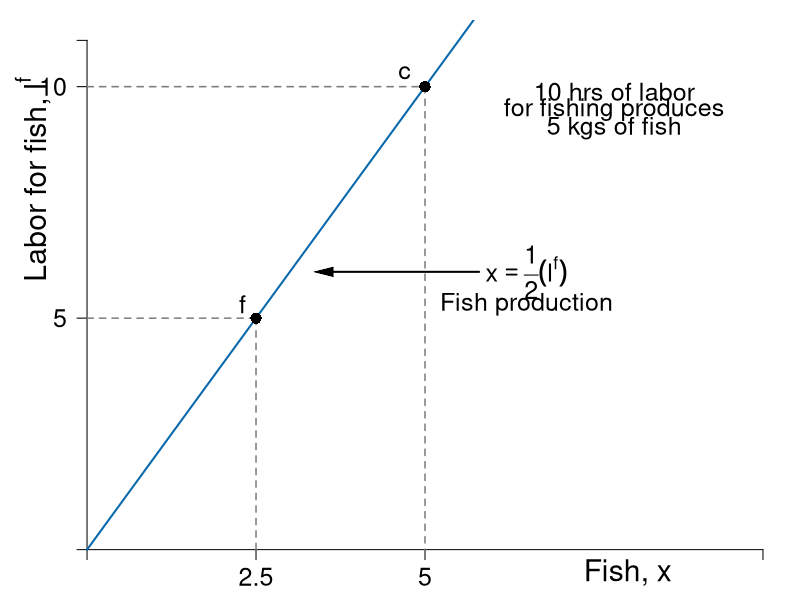

R code for this plot:
#Graph Designer: Simon Halliday
#Authors: Bowles, Foley and Halliday
#Title: Coordination, Conflict and Competition: A Text in Microeconomics

require(shape)
pdf(file = "specprodexch/ppf_eos_fish.pdf", width = 9, height = 9)

#Set parameters for graphics
pointsize <- 1.8
axislabelsize <- 1.8
labelsize <- 1.5
namesize <- 1.8
annotatesize <- 1.5
graphlinewidth <- 2
segmentlinewidth <- 1.5

COL <- c("#7fc97f", "#beaed4", "#fdc086", "#ffff99", "#386cb0", "#f0027f", "#bf5b17", "#666666")
COLA <- c("#e0f3db", "#99d8c9","#66c2a4","#41ae76", "#238b45", "#005824")
COLB <- c("#4eb3d3", "#2b8cbe", "#0868ac","#084081")
grays <- gray.colors(25, start = 1, end = 0)
CBCols <- c("#009E73","#0072B2","#E69F00")


#Edited the margins to cater for the larger LHS labels
par(mar =  c(1.5, 3, 1, 0.5))


fishProd <- function(l, k = 0.5){
  (k)*l
}

xlims <- c(0, 10)
ylims <- c(0, 11)

npts <- 501 
x <- seq(xlims[1], xlims[2], length.out = npts)
y <- seq(ylims[1], ylims[2], length.out = npts) 
a <- c(13, 15, 17)

plot(0, 0, xlim = xlims, ylim = ylims, type = "n",
     xlab = expression(paste("")),
     ylab = expression(paste("")), 
     xaxt = "n", 
     yaxt = "n", 
     cex.lab = axislabelsize, 
     bty = "n"
)

ticksy <- c(0, 5, 10, ylims[2])
ylabels <- c(NA, 5, 10, NA)
ticksx <- c(0, 2.5, 5, xlims[2])
xlabels <- c(NA, 2.5, 5, NA)

axis(1, at = ticksx, pos = 0, labels = xlabels, cex.axis =annotatesize)
axis(2, at = ticksy, pos = 0, labels = ylabels, las = 1, cex.axis = annotatesize)

npts <- 500 
xx1 <- seq(0, 5, length.out = npts)
xx2 <- seq(0, xlims[2], length.out = npts)
xx3 <- seq(xlims[1], 0, length.out = npts)
xx4 <- seq(-11, 0, length.out = npts)


#Draw the graphs
lines(xx2, fishProd(xx2, k = 2), col = COLB[3], lwd = graphlinewidth)

#lines(xx4, manufactureProd(xx4, k = 0.1, alpha = 2), col = COLB[4], lwd = graphlinewidth)

#mtext(expression(paste("Quantity of fish, ", x)), side=1, line = 2.5, cex = axislabelsize)
text(-0.8, 8, expression(paste("Labor for fish, ", l^f)), xpd = TRUE, cex = axislabelsize, srt = 90) 
text(8, -0.5, expression(paste("Fish, ", x)), xpd = TRUE, cex = axislabelsize)

#label the points on the axes we want
# text(-0.6, 2.8, expression(paste(2.5)), xpd = TRUE, cex = annotatesize)
# text(-0.5, 10.5, expression(paste(10)), xpd = TRUE, cex = annotatesize)
# text(2.9, -0.3, expression(paste(2.5)), xpd = TRUE, cex = annotatesize)
# text(5.2, -0.3, expression(paste(5)), xpd = TRUE, cex = annotatesize)
# text(-5.3, -0.3, expression(paste(5)), xpd = TRUE, cex = annotatesize)
# text(-0.3, -5.3, expression(paste(5)), xpd = TRUE, cex = annotatesize)
# text(-10.4, -0.3, expression(paste(10)), xpd = TRUE, cex = annotatesize)
# text(-0.5, -10.3, expression(paste(10)), xpd = TRUE, cex = annotatesize)

#Label the two production functions
#Clothing

#Fishing
text(6.5, 5.3, expression(paste("Fish production")), xpd = TRUE, cex = annotatesize)
text(6.5, 6, expression(paste(x == frac(1,2)(l^f))), xpd = TRUE, cex = annotatesize)
Arrows(5.8, 6, 3.5, 6, col = "black", lty = 1, lwd = 2, arr.type = "triangle", arr.lwd = 0.5)

#Draw segments for the 50/50 split of time
segments(0, 5, 2.5, 5, lty = 2, col = grays[20], lwd = segmentlinewidth)
segments(2.5, 0, 2.5, 5, lty = 2, col = grays[20], lwd = segmentlinewidth)

#Annotate Max time on fishing
segments(0, 10, 5, 10, lty = 2, col = grays[20], lwd = segmentlinewidth)
segments(5, 10, 5, 0, lty = 2, col = grays[20], lwd = segmentlinewidth)
text(7.8, 9.9, expression(paste("10 hrs of labor")), cex = annotatesize)
text(7.8, 9.5, expression(paste("for fishing produces")),cex = annotatesize)
text(7.8, 9.1, expression(paste("5 kgs of fish")), cex = annotatesize)
points(5,10, pch = 16, col = "black", cex = 1.5)
text(4.7, 10.3, expression(paste("c")), cex = annotatesize)

points(2.5, 5, pch = 16, col = "black", cex = 1.5)
text(2.3, 5.3, expression(paste("f")), cex = annotatesize)




dev.off()
